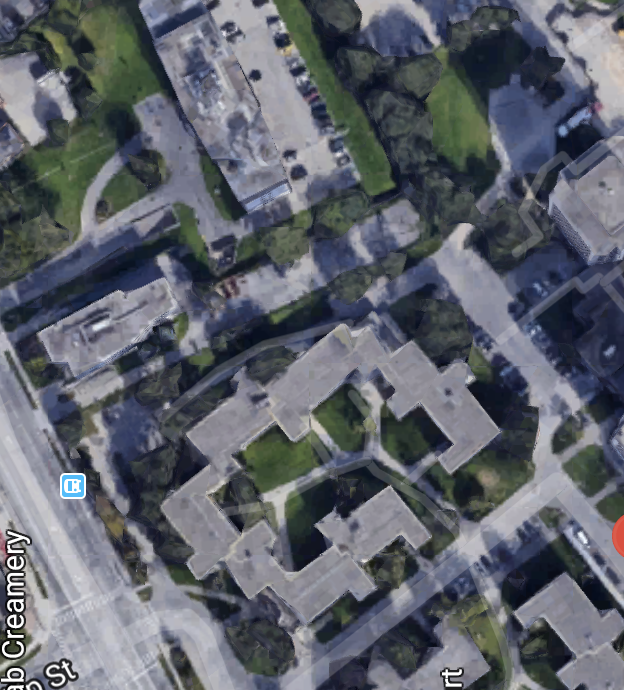
#> input picture image-stitching/images/image1.png, 624 x 690 px
$ python image-cropping.py --image images/image1.png
#> lines starting #> are read from the running program, lines starting #| are printed output that depends on the picture; after the words box and inside, x2 and y2 are one past the last pixel; in counts of white or black regions, pixels touching at a corner belong together
# Import dependencies
from imutils import paths
import numpy as np
import argparse
import imutils
import cv2

ap = argparse.ArgumentParser()
ap.add_argument("-i", "--image", type=str, required=True,
                help="path to input image")
args = vars(ap.parse_args())

image = cv2.imread(args["image"])
#> image is the input picture: shape (690, 624, 3); mean B, G, R 107.7, 99.1, 95
# Crop black bezel out of image
print("Croping images...")
stitched = cv2.copyMakeBorder(image, 10, 10, 10, 10,
                              cv2.BORDER_CONSTANT, (0, 0, 0))
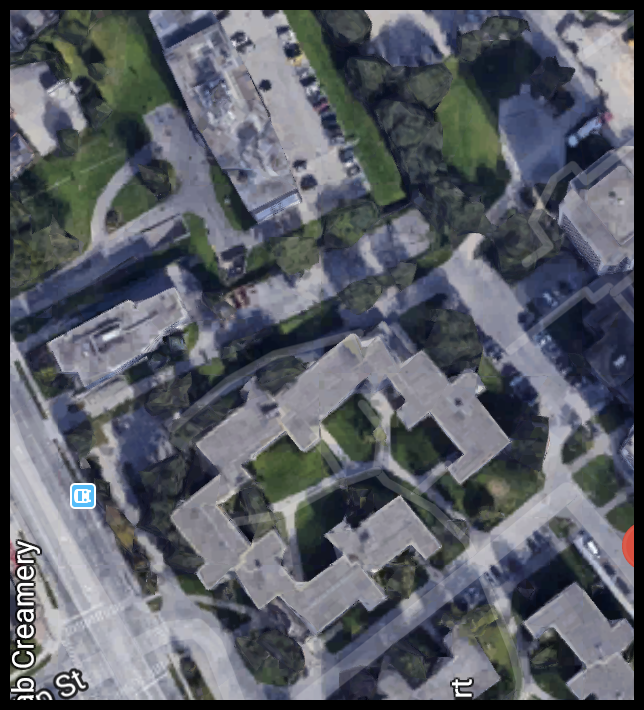
#> stitched: shape (710, 644, 3); mean B, G, R 101.5, 93.4, 89.4

# convert image to greyscale, then set foreground to be
# white (255), while background to be black (0)
gray = cv2.cvtColor(stitched, cv2.COLOR_BGR2GRAY)
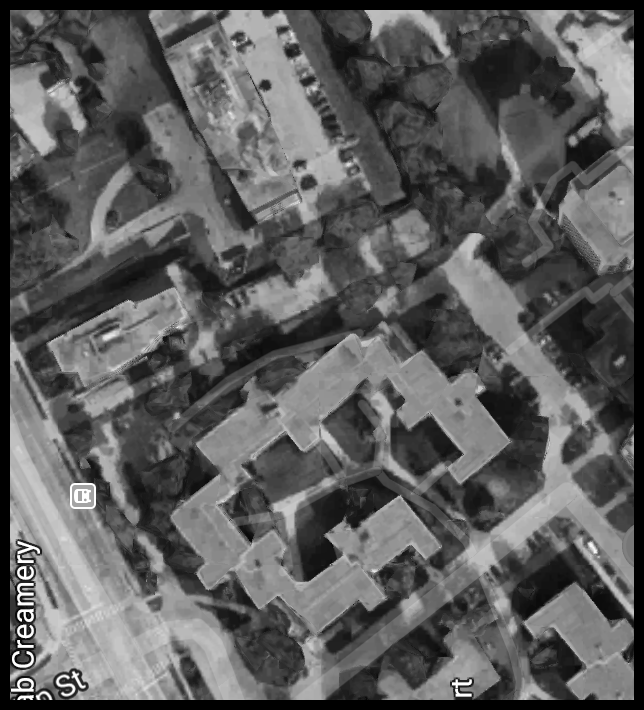
#> gray: shape (710, 644); min 0, max 255, mean 93.1
thresh = cv2.threshold(gray, 0, 255, cv2.THRESH_BINARY)[1]
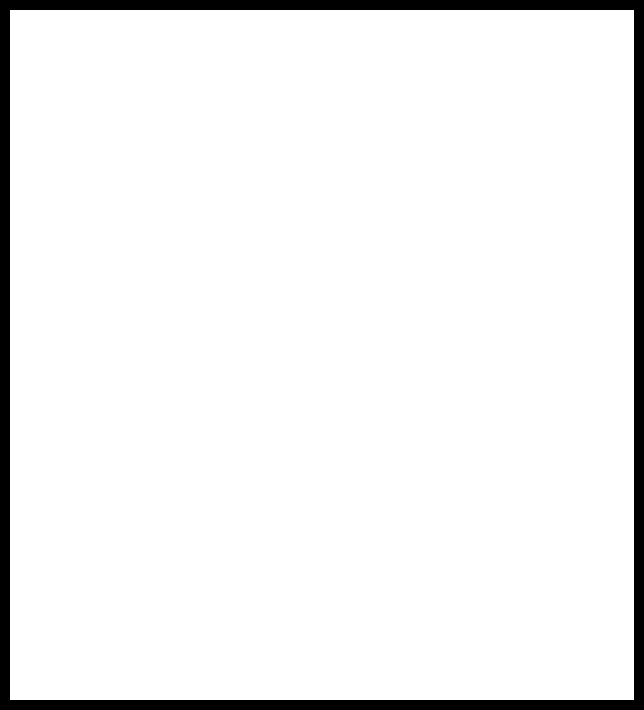
#> thresh: shape (710, 644); 94.2% white; 1 black region

# find all external contours in the threshold image then find
# the *largest* contour which will be the contour/outline of
# the stitched image
cnts = cv2.findContours(thresh.copy(), cv2.RETR_EXTERNAL,
                        cv2.CHAIN_APPROX_SIMPLE)
#> cnts = 1 contour; box (x1, y1, x2, y2) and area: (10, 10, 634, 700) 429247
cnts = imutils.grab_contours(cnts)
#> cnts = [[[10, 10], [10, 699], [633, 699], [633, 10]]]
c = max(cnts, key=cv2.contourArea)
#> c = [[10, 10], [10, 699], [633, 699], [633, 10]]

# allocate memory for the mask which will contain the
# rectangular bounding box of the stitched image region
mask = np.zeros(thresh.shape, dtype="uint8")
(x, y, w, h) = cv2.boundingRect(c)
#> x = 10; y = 10; w = 624; h = 690
cv2.rectangle(mask, (x, y), (x + w, y + h), 255, -1)
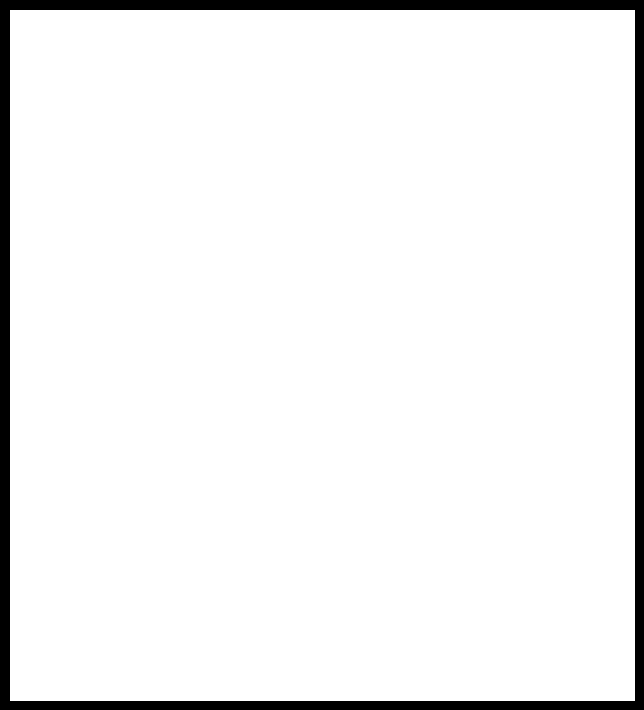
#> mask: shape (710, 644); 94.5% white; 1 black region, box (x1, y1, x2, y2) and area: (0, 0, 644, 710) 25365

# create two copies of the mask: one to serve as our actual
# minimum rectangular region and another to serve as a counter
# for how many pixels need to be removed to form the minimum
# rectangular region
minRect = mask.copy()
sub = mask.copy()

# keep looping until there are no non-zero pixels left in the
# subtracted image
while cv2.countNonZero(sub) > 0:
    # erode the minimum rectangular mask and then subtract
    # the thresholded image from the minimum rectangular mask
    # so we can count if there are any non-zero pixels left
    minRect = cv2.erode(minRect, None)
    sub = cv2.subtract(minRect, thresh)
#> this loop made 1 pass
#> pass 1, `minRect = cv2.erode(minRect, None)`:
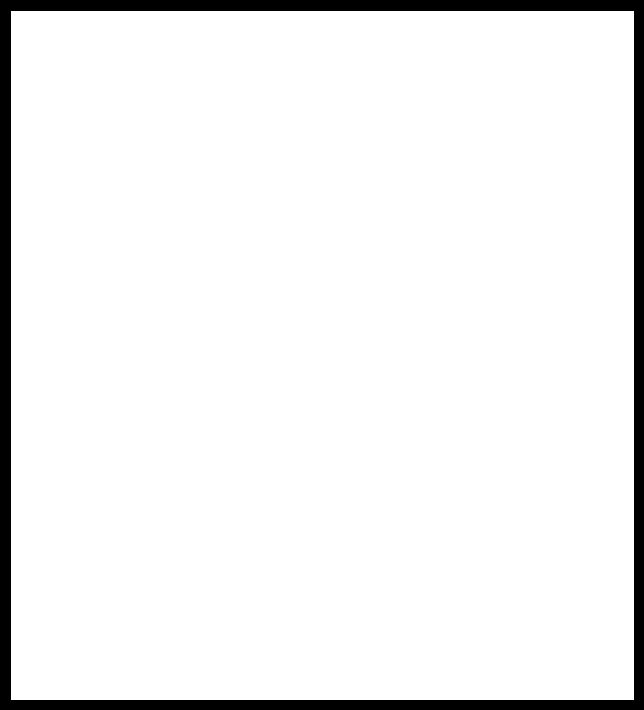
#> minRect: shape (710, 644); 93.9% white; 1 black region

# find contours in the minimum rectangular mask and then
# extract the bounding box (x, y)-coordinates
cnts = cv2.findContours(minRect.copy(), cv2.RETR_EXTERNAL,
                        cv2.CHAIN_APPROX_SIMPLE)
#> cnts = 1 contour; box (x1, y1, x2, y2) and area: (11, 11, 634, 700) 427936
cnts = imutils.grab_contours(cnts)
#> cnts = [[[11, 11], [11, 699], [633, 699], [633, 11]]]
c = max(cnts, key=cv2.contourArea)
#> c = [[11, 11], [11, 699], [633, 699], [633, 11]]
(x, y, w, h) = cv2.boundingRect(c)
#> x = 11; y = 11; w = 623; h = 689

# use the bounding box coordinates to extract the our final
# stitched image
stitched = stitched[y:y + h, x:x + w]
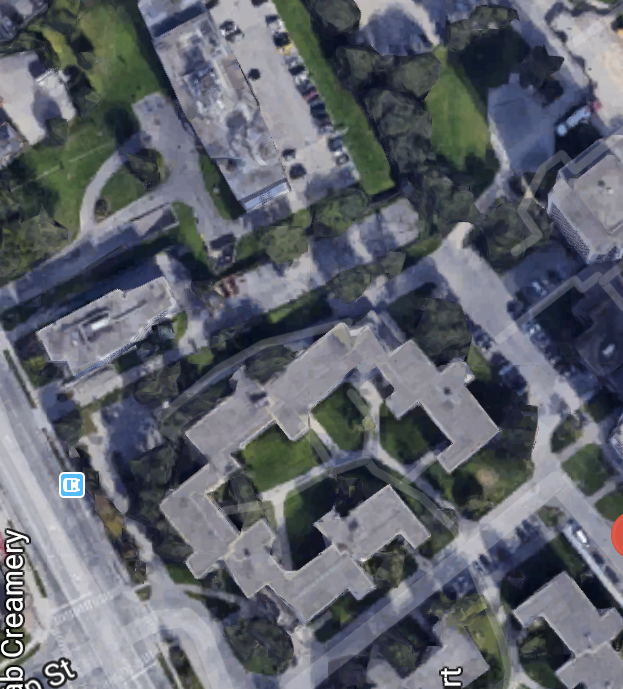
#> stitched: shape (689, 623, 3); mean B, G, R 107.7, 99.1, 95

# write the output stitched image to disk
cv2.imwrite("cropped.png", stitched)

# display the output stitched image to our screen
cv2.imshow("Stitched", stitched)
print(stitched.shape)
#| (689, 623, 3)
cv2.waitKey(0)

$ run again, on image-stitching/images/image3.png
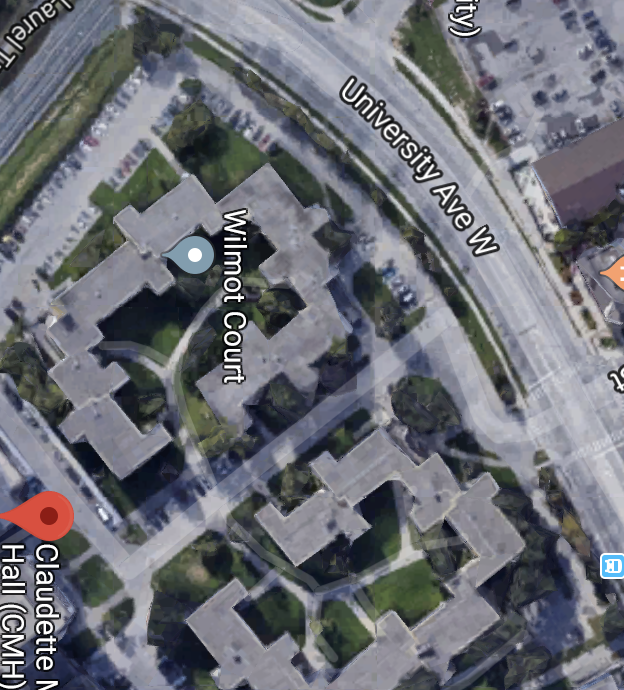
#> input picture image-stitching/images/image3.png, 624 x 690 px
#> image is the input picture: shape (690, 624, 3); mean B, G, R 117.9, 110.7, 108.5
#> `gray = cv2.cvtColor(stitched, cv2.COLOR_BGR2GRAY)`:
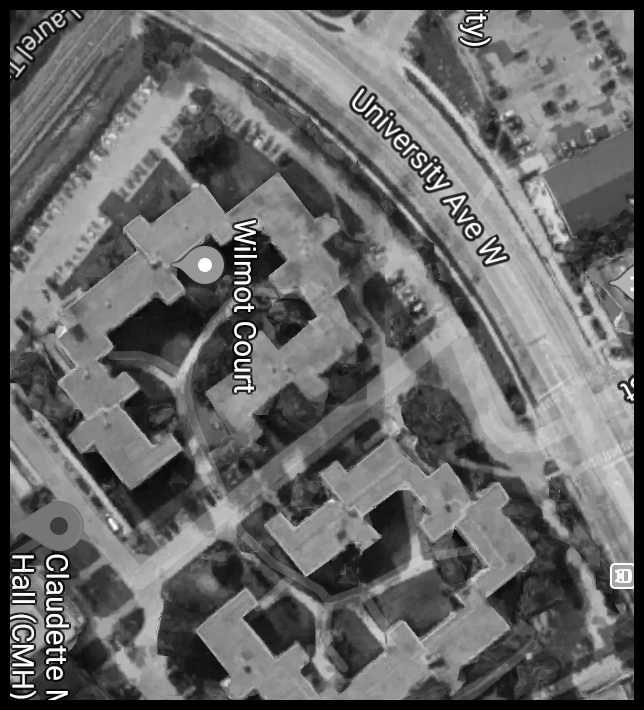
#> gray: shape (710, 644); min 0, max 255, mean 104.4
#> thresh: shape (710, 644); 94.2% white; 1 black region
#> `cnts = cv2.findContours(thresh.copy(), cv2.RETR_EXTERNAL, cv2.CHAIN_AP..`: cnts = 1 contour; box (x1, y1, x2, y2) and area: (10, 10, 634, 700) 429247
#> `cnts = imutils.grab_contours(cnts)`: cnts = [[[10, 10], [10, 699], [633, 699], [633, 10]]]
#> `c = max(cnts, key=cv2.contourArea)`: c = [[10, 10], [10, 699], [633, 699], [633, 10]]
#> `(x, y, w, h) = cv2.boundingRect(c)`: x = 10; w = 624; h = 690
#> mask: shape (710, 644); 94.5% white; 1 black region, box (x1, y1, x2, y2) and area: (0, 0, 644, 710) 25365
#> the loop `while cv2.countNonZero(sub) > 0:` made 1 pass
#> `cnts = cv2.findContours(minRect.copy(), cv2.RETR_EXTERNAL, cv2.CHAIN_A..`: cnts = 1 contour; box (x1, y1, x2, y2) and area: (11, 11, 634, 700) 427936
#> `cnts = imutils.grab_contours(cnts)`: cnts = [[[11, 11], [11, 699], [633, 699], [633, 11]]]
#> `c = max(cnts, key=cv2.contourArea)`: c = [[11, 11], [11, 699], [633, 699], [633, 11]]
#> `(x, y, w, h) = cv2.boundingRect(c)`: x = 11; w = 623; h = 689
#> `stitched = stitched[y:y + h, x:x + w]`:
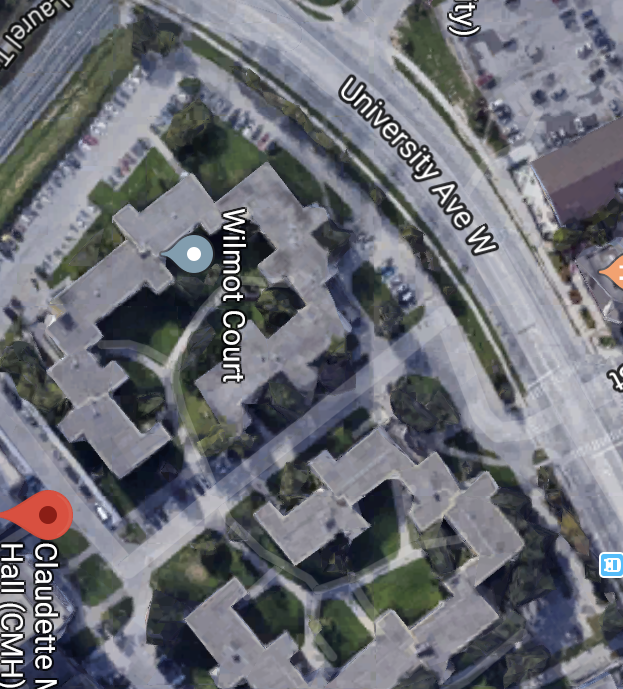
#> stitched: shape (689, 623, 3); mean B, G, R 117.9, 110.7, 108.5
#| (689, 623, 3)
